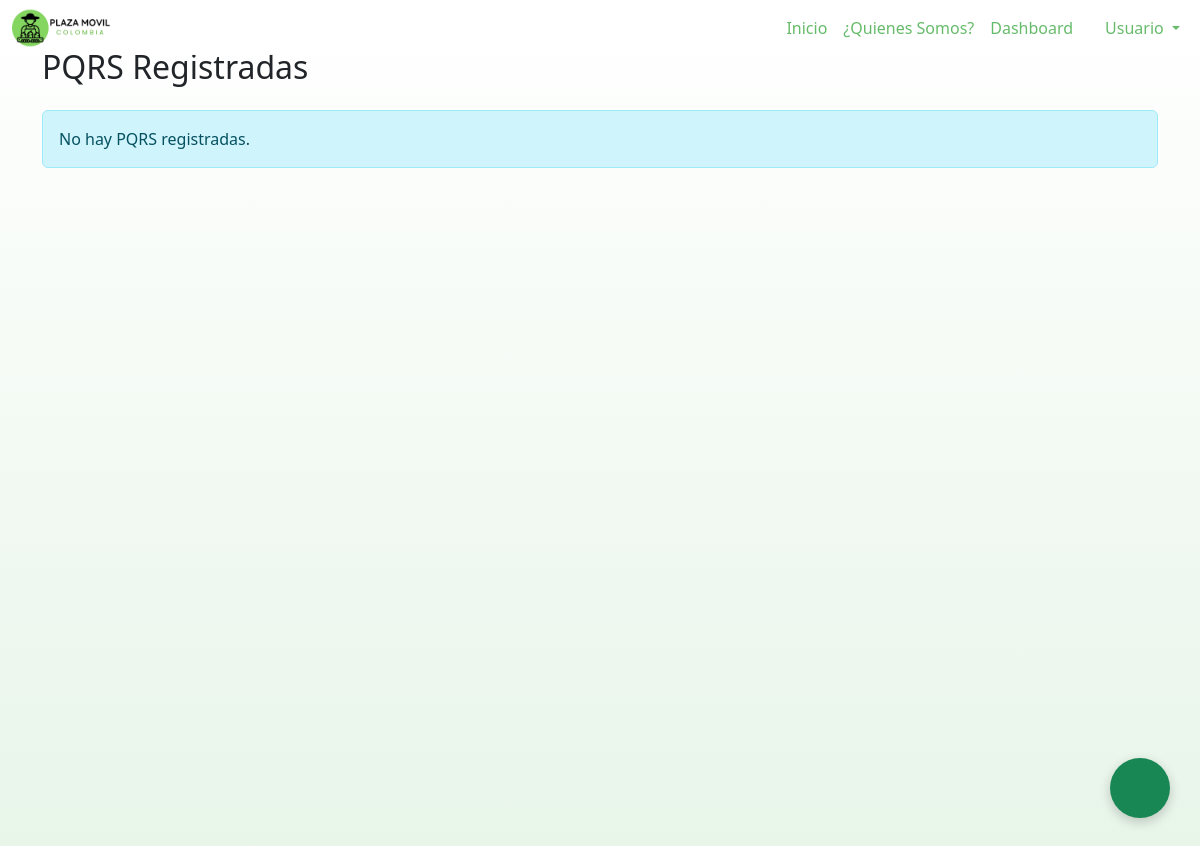
/view/admin_pqrs.php (signed in), run on an earlier commit of the app's database.
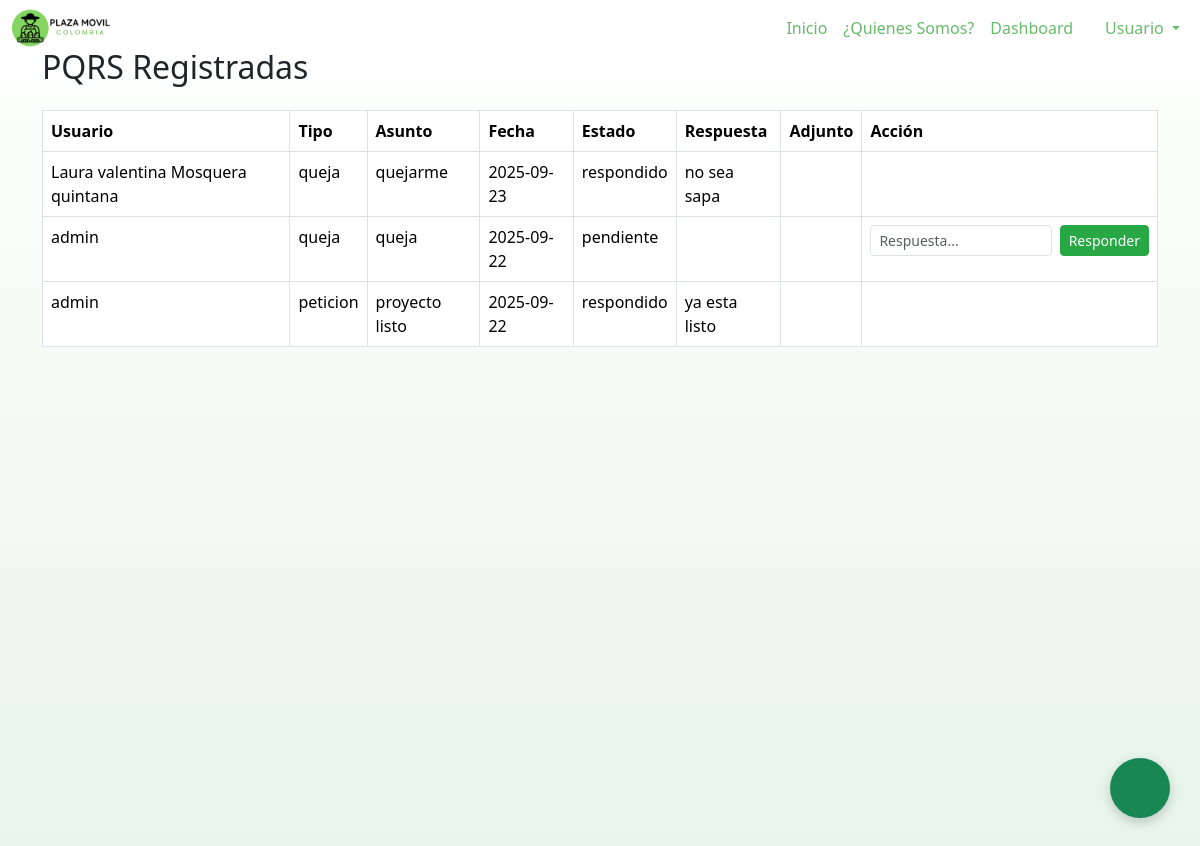
And on a later commit of the database.
### tables this page shows
CREATE TABLE `pqrs` (
  `id_pqrs` int(11) NOT NULL,
  `id_usuario` int(10) DEFAULT NULL,
  `tipo` varchar(20) DEFAULT NULL,
  `asunto` varchar(150) DEFAULT NULL,
  `descripcion` varchar(250) DEFAULT NULL,
  `fecha` date DEFAULT NULL,
  `estado` varchar(20) DEFAULT NULL,
  `respuesta` varchar(250) DEFAULT NULL,
  `fecha_respuesta` date DEFAULT NULL,
  `adjunto` varchar(250) DEFAULT NULL
);

CREATE TABLE `usuarios` (
  `id_usuario` int(11) NOT NULL,
  `nombre_completo` varchar(50) DEFAULT NULL,
  `email` varchar(50) DEFAULT NULL,
  `telefono` varchar(20) DEFAULT NULL,
  `id_rol` int(2) DEFAULT NULL,
  `numero_documento` varchar(50) DEFAULT NULL,
  `username` varchar(50) DEFAULT NULL,
  `password` varchar(255) DEFAULT NULL,
  `tipo_documento` varchar(50) DEFAULT NULL,
  `fecha_nacimiento` varchar(50) DEFAULT NULL,
  `Foto` varchar(250) DEFAULT NULL
);

### model/pqrs_model.php (called while the page is built, shortened)
<?php
require_once '../config/conexion.php';
class PQRSModel {
    public static function obtenerTodas() {
        global $pdo;
        $stmt = $pdo->query("SELECT pqrs.*, u.nombre_completo FROM pqrs JOIN usuarios u ON pqrs.id_usuario = u.id_usuario ORDER BY fecha DESC");
        return $stmt->fetchAll(PDO::FETCH_ASSOC);
    }
}
?>

### view/admin_pqrs.php (the view, shortened to what this page needs)
<?php
require_once '../model/pqrs_model.php';
$pqrs = PQRSModel::obtenerTodas();
?>
<!DOCTYPE html>
<html lang="es">
<head>
    <link href="https://cdn.jsdelivr.net/npm/bootstrap@5.3.7/dist/css/bootstrap.min.css" rel="stylesheet">
    <link rel="stylesheet" href="/Plaza-M-vil-3.1/css/styles.css">
</head>
<body>
<?php include '../navbar.php'; ?>
<div class="container mt-5">
    <h2 class="mb-4">PQRS Registradas</h2>
    <?php if (empty($pqrs)): ?>
        <div class="alert alert-info">No hay PQRS registradas.</div>
    <?php else: ?>
        <table class="table table-bordered">
            <thead>
                <tr>
                    <th>Usuario</th>
                    <th>Tipo</th>
                    <th>Asunto</th>
                    <th>Fecha</th>
                    <th>Estado</th>
                    <th>Respuesta</th>
                    <th>Adjunto</th>
                    <th>Acción</th>
                </tr>
            </thead>
            <tbody>
                <?php foreach ($pqrs as $item): ?>
                <tr>
                    <td><?= htmlspecialchars($item['nombre_completo']) ?></td>
                    <td><?= htmlspecialchars($item['tipo']) ?></td>
                    <td><?= htmlspecialchars($item['asunto']) ?></td>
                    <td><?= htmlspecialchars($item['fecha']) ?></td>
                    <td><?= htmlspecialchars($item['estado']) ?></td>
                    <td><?= htmlspecialchars($item['respuesta']) ?></td>
                    <td>
                    </td>
                    <td>
                        <?php if ($item['estado'] !== 'respondido'): ?>
                        <form method="POST" class="d-flex">
                            <input type="text" name="respuesta" class="form-control form-control-sm me-2" placeholder="Respuesta..." required>
                            <button type="submit" class="btn btn-success btn-sm">Responder</button>
                        </form>
                        <?php endif; ?>
                    </td>
                </tr>
                <?php endforeach; ?>
            </tbody>
        </table>
    <?php endif; ?>
</div>
</body>
</html>

### navbar.php (shortened to what this page needs)
<nav class="navbar navbar-expand-sm navbar-light bg-light-green fixed-top">
    <div class="container-fluid">
        <a class="navbar-brand" href="/index.php">
            <img src="../img/logohorizontal.png" alt="Logo" style="height: 40px;">
        </a>
        <div class="collapse navbar-collapse" id="navbarSupportedContent">
            <ul class="navbar-nav ms-auto">
                <li class="nav-item">
                    <a class="nav-link" href="index.php">Inicio</a>
                </li>
                <li class="nav-item">
                    <a class="nav-link active" aria-current="page" href="/view/quienes_somos.php">¿Quienes Somos?</a>
                </li>
                <?php if (isset($_SESSION['user_id_rol'])): ?>
                    <?php $id_rol = $_SESSION['user_id_rol']; ?>
                    <?php if ($id_rol === 1): ?>
                        <li class="nav-item">
                            <a class="nav-link" href="/view/dashboard.php">Dashboard</a>
                        </li>
                    <?php endif; ?>
                <?php endif; ?>
                <li class="nav-item">
                    <a class="nav-link" href="/view/carritoview.php">
                    </a>
                </li>
                <li class="nav-item dropdown">
                    <a class="nav-link dropdown-toggle" href="#" role="button" data-bs-toggle="dropdown"
                        aria-expanded="false">
                        Usuario
                    </a>
                </li>
            </ul>
        </div>
    </div>
</nav>
<div id="pqrs-float-btn" data-bs-toggle="modal" data-bs-target="#modalPQRS" title="PQRS">
</div>

### css/styles.css (style rules this page uses)
.btn-success { background-color: #28a745; border-color: #28a745; }
.navbar { background-color: rgba(255, 255, 255, 0.8) !important; backdrop-filter: blur(10px); border-bottom: 2px solid #28a745; box-shadow: 0 2px 8px rgba(0, 0, 0, 0.07); padding-top: 0.2rem; padding-bottom: 0.1rem; height: auto; border-bottom: none !important; box-shadow: none !important; }
.navbar-nav .nav-item { border-right: none; }
.navbar-nav .nav-item:last-child { border-right: none; }
.navbar-nav .nav-link { color: #66BB6A !important; font-weight: 500; }
.navbar-brand img { height: 80px; object-fit: contain; }
body { background: linear-gradient(180deg, #ffffff 0%, #e8f5e9 100%); min-height: 100vh; }
.navbar { box-shadow: 0 2px 8px rgba(0, 0, 0, 0.07); background: #fff; }

### navbar.php (style rules this page uses)
#pqrs-float-btn { position: fixed; bottom: 30px; right: 30px; z-index: 9999; background: #198754; color: #fff; border-radius: 50%; width: 60px; height: 60px; font-size: 2rem; display: flex; align-items: center; justify-content: center; box-shadow: 0 4px 12px rgba(0,0,0,0.2); cursor: pointer; }

What changed in the data, as far as the page shows it:
added pqrs: id_usuario.nombre_completo "Laura valentina Mosquera quintana", tipo "queja", asunto "quejarme", fecha "2025-09-23", estado "respondido", respuesta "no sea sapa"
added pqrs: id_usuario.nombre_completo "admin", tipo "queja", asunto "queja", fecha "2025-09-22", estado "pendiente"
added pqrs: id_usuario.nombre_completo "admin", tipo "peticion", asunto "proyecto listo", fecha "2025-09-22", estado "respondido", respuesta "ya esta listo"
Also different on the page:
text no longer shown: "No hay PQRS registradas."
text now shown: "Usuario Tipo Asunto Fecha Estado Respuesta Adjunto Acción"
